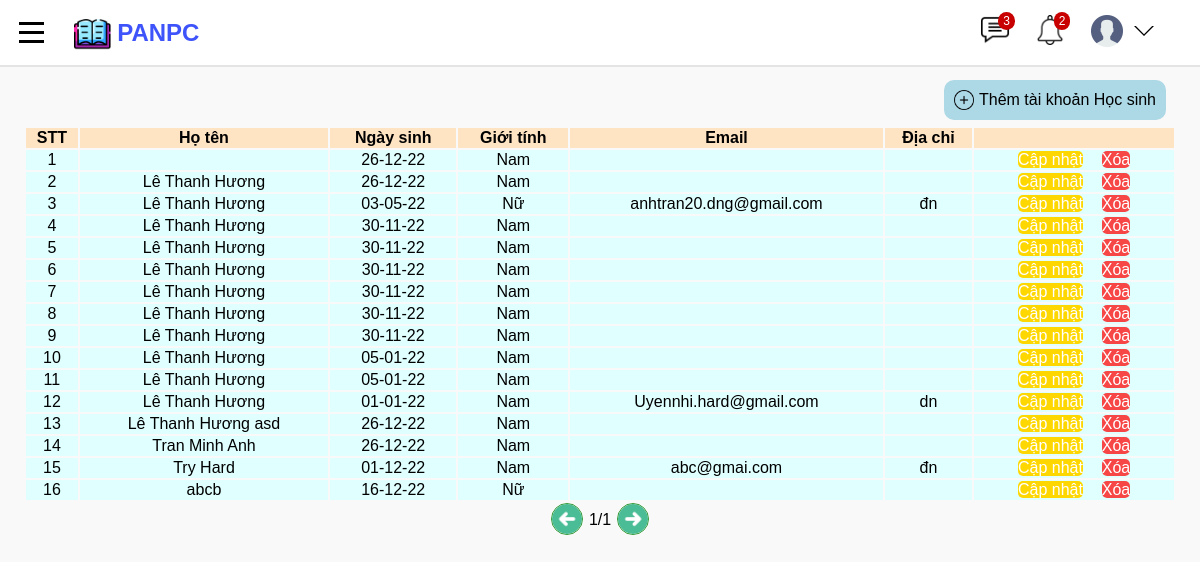
Before: /danhsachtaikhoanHS/ with the older database file.
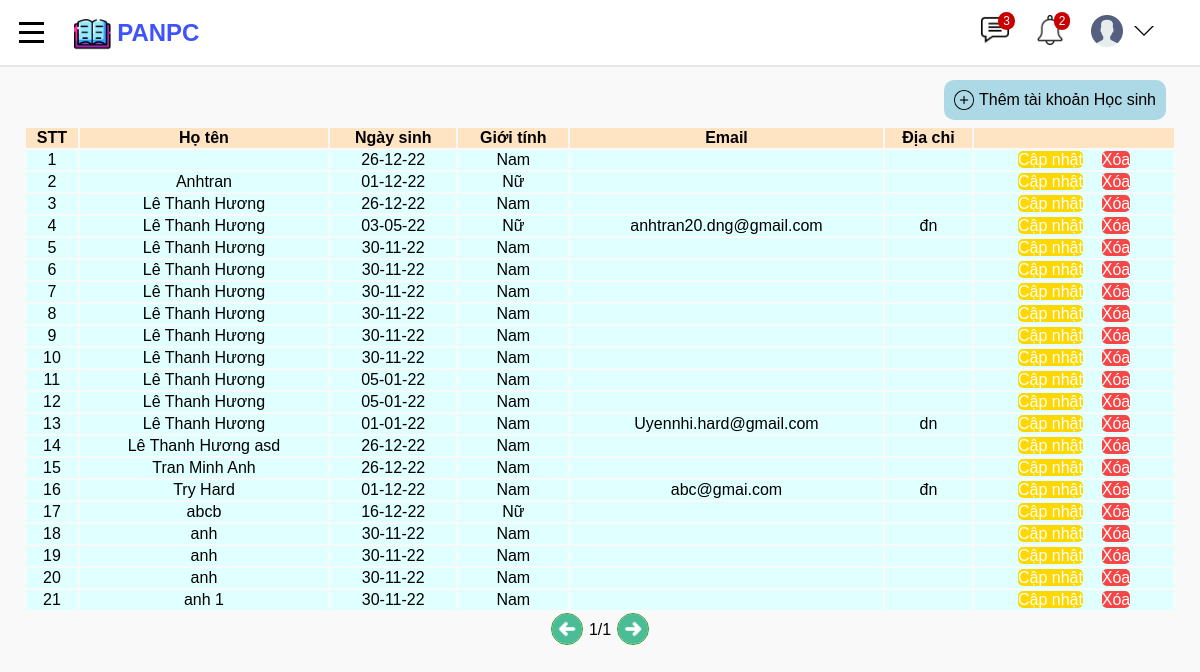
After: the same page with the newer database file.
### studentManager/models.py (models this page shows, shortened)
class Student(models.Model):
    user = models.OneToOneField(CustomUser, on_delete=models.CASCADE)
    classOfSchool = models.ManyToManyField(SchoolClass, blank=True)

class CustomUser(AbstractUser):
    USER_TYPE = (('1', "Admin"), ('2', "Teacher"), ('3', "Student"))
    SEX_CATELOGY = [("1", "Nam"), ("0", "Nữ")]
    now = date.today
    username = models.CharField(max_length=200, unique=True)
    role = models.CharField(default='1', choices=USER_TYPE, max_length=1)
    is_active = models.BooleanField(default=True)
    is_staff = models.BooleanField(default=False)
    is_superuser = models.BooleanField(default=False)
    name = models.CharField(default='', max_length=200)
    dateOfBirth = models.DateField(default=now)
    sex = models.CharField(default='1', choices=SEX_CATELOGY,max_length=1)
    phone = models.CharField(default='', max_length=20, blank=True)
    email = models.EmailField(default='', blank=True)
    address = models.TextField(default='', blank=True)
    USERNAME_FIELD = "username"
    REQUIRED_FIELDS = []
    objects = CustomUserManager()

### studentManager/views.py (the view)
# urls.py: path("danhsachtaikhoanHS/", views.dsTaiKhoanHS, name='dsTaiKhoanHS'),
def dsTaiKhoanHS(request):
    accountsStudent = Student.objects.all().order_by('user__name')
    formatDate = [a.user.dateOfBirth.strftime(
        "%d-%m-%y") for a in accountsStudent]
    accounts = zip(accountsStudent, formatDate)
    context = {
        'accounts': accounts,
    }
    return render(request, 'studentManager/dsTaikhoanHS.html', context=context)

### studentManager/templates/studentManager/dsTaikhoanHS.html (shortened to what this page needs)
{% extends 'studentManager/base.html' %}
{% load static %}
{% block content %}
    <main class="list-container">
        <header class="tacvu">
            <a class="add" href="{% url 'themHS' %}">
                <img src="{% static 'images/add.png' %}" height="20px">
                <p>Thêm tài khoản Học sinh</p>
            </a>
        </header>
        <table class="table">
            <tr>
                <th>STT</th>
                <th>Họ tên</th>
                <th>Ngày sinh</th>
                <th>Giới tính</th>
                <th>Email</th>
                <th>Địa chỉ</th>
                <th></th>
            </tr>
            {% for account, date in accounts %}
            <tr class="list">
                <td>{{ forloop.counter }}</td>
                <td>{{account.user.name}}</td>
                <td>{{date}}</td>
                {%if account.user.sex == '1'%}
                <td>Nam</td>
                {%else%}
                <td>Nữ</td>
                {%endif%}
                <td>{{account.user.email}}</td>
                <td>{{account.user.address}}</td>
                <td>
                    <a href="{% url 'capNhatTKHS' account.id %}" class="edit">Cập nhật</a>&nbsp
                    <a href="{% url 'xoaTKHS' account.id %}" onclick="return confirm('Xác nhận xóa tài khoản này ?')"
                        class="delete">Xóa</a>
                </td>
            </tr>
            {% endfor %}
        </table>
        <div class="pagenumber">
            <button class="previous" type="previous">
                <img src="{% static 'images/previous.png' %}">
            </button>
            <p>1/1</p>
            <button class="next" type="next">
                <img src="{% static 'images/next.png' %}">
            </button>
        </div>
    </main>
{% endblock %}

### studentManager/templates/studentManager/base.html (shortened to what this page needs)
{% load static %}
<!DOCTYPE html>
<html lang="en">
<head>
  <link rel="stylesheet" href="{% static 'css/style.css' %}">
</head>
<body>
  <header class="header">
    <div class="left-section">
      <div class="navbar__toggle" id="sidebar">
        <span class="bar"></span>
        <span class="bar"></span>
        <span class="bar"></span>
      </div>
      <a class="header__logo" href="{% url 'homepage' %}">
        <img src="{% static 'images/logo.png' %}">
        <h1>PANPC</h1>
      </a>
    </div>
    <div class="right-section">
      <div class="message-icon-container">
        <img src="{% static 'images/message.png' %}" class="message-icon">
        <div class="message-count">3</div>
      </div>
      <div class="notification-icon-container">
        <img src="{% static 'images/notification.png' %}" class="notification-icon">
        <div class="notification-count">2</div>
      </div>
      <nav class="header-menu">
        <div class="user-menu">
          <a href="#">
            <div class="avatar">
              <img src="{% static 'images/user.png' %}">
            </div>
            <button class="dropdown-button">
              <svg version="1.1" xmlns="http://www.w3.org/2000/svg" width="20" height="20" viewBox="0 0 32 32">
                <title>chevron-down</title>
                <path d="M16 21l-13-13h-3l16 16 16-16h-3l-13 13z"></path>
              </svg>
            </button>
          </a>
        </div>
      </nav>
    </div>
  </header>
  <main class="list-container">
      {% block content %}
      {% endblock %}
  </main>
</body>
</html>

### studentManager/static/css/style.css (style rules this page uses)
body { font-family: Arial; margin: 0; padding-top: 80px; padding-left: 24px; padding-right: 24px; background-color: rgb(249, 249, 249); padding-bottom:50px; text-decoration: none; transition: all 0.15s; }
a { text-decoration: none; color: black; }
.header { height: 65px; display: flex; flex-direction: row; justify-content: space-between; align-items: center; position: fixed; top: 0; left: 0; right: 0; background-color: white; border-bottom: 2px solid rgb(228, 228, 228); }
.left-section { margin-left: 1rem; height: 100%; max-width: 250px; display: flex; align-items: center; }
.navbar__toggle { width: 30px; padding: 10px, 10px; display: flex; flex-direction: column; align-items: center; cursor: pointer; }
.navbar__toggle .bar { width: 25px; height: 3px; margin: 3px auto; transition: all 0.3s ease-in-out; background: black; }
.header__logo { padding: 5px auto; display: flex; align-items: center; text-decoration: none; margin-left: 20px; }
.header__logo img { height: 3.2rem; width: 3.2rem; }
.header__logo h1 { font-weight: 700; font-size: 1.5rem; color: rgba(0, 29, 249, 0.756); }
.right-section { width: 200px; margin-right: 20px; display: flex; justify-content: space-between; }
.notification-icon-container, .message-icon-container { cursor: pointer; position: relative; }
.notification-count, .message-count { position: absolute; top: -3px; right: -5px; background-color: rgb(200, 0, 0); color: white; font-size: 12px; padding: 2px 5px; border-radius: 10px; }
.message-icon, .notification-icon { height: 30px; width: 30px; }
.header-menu { margin-right: 20px; position: relative; }
.user-menu a { display: flex; align-items: center; }
.avatar { margin-right: 5px; }
.avatar img { width: 32px; }
.dropdown-button { background-color: white; border: none; cursor: pointer; }
.list-container { display: block; align-items: center; }
.list-container header { display: flex; justify-content: space-between; }
.tacvu { height: 36px; }
.add { height: 110%; background-color: lightblue; border: none; display: flex; align-items: center; padding-right: 10px; padding-left: 10px; margin-right: 10px; border-radius: 10px; cursor: pointer; text-decoration: none; }
.add img { margin-right: 5px; }
.table { margin-top: 10px; width: 100%; align-items: center; }
.table tr th { background-color: bisque; text-align: center; }
.list { text-align: center; background-color: lightcyan; }
.edit { background-color: #FFD700; border: none; margin: 5px; height: 35px; width: 50px; border-radius: 5px; cursor: pointer; color: white; }
.delete { background-color: rgba(255, 0, 0, 0.725); border: none; margin: 5px; height: 35px; width: 50px; border-radius: 5px; cursor: pointer; color: white; }
.pagenumber { height: 36px; display: flex; align-items: center; justify-content: center; }
.pagenumber button { background-color: transparent; border: none; }
.pagenumber button img { height: 30px; cursor: pointer; border: 0.5px solid rgba(0, 128, 0, 0.8); border-radius: 18px; }

Changed rows visible on the page:
added Student: user.name "Anhtran", date "01-12-22", shows "Nữ"
added Student: user.name "anh", date "30-11-22", shows "Nam"
added Student: user.name "anh", date "30-11-22", shows "Nam"
added Student: user.name "anh", date "30-11-22", shows "Nam"
added Student: user.name "anh 1", date "30-11-22", shows "Nam"
